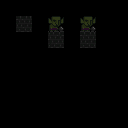

Below is a game level as drawn by its tile map, then a one-line description and the .tmx file that defines it, in full:
An orthogonal 8x8 tile map with 16x16 px tiles, 5 tile layers (regions, input_Walls, input_Walls, output_Walls, ...).

<map version="1.0" tiledversion="1.0.3" orientation="orthogonal" renderorder="right-down" width="8" height="8" tilewidth="16" tileheight="16" nextobjectid="1">
 <properties>
  <property name="NoOverlappingRules" type="bool" value="true" />
 </properties>
 <tileset firstgid="1" source="jam.tsx" />
 <layer name="regions" width="8" height="8">
  <data encoding="csv">
0,0,0,0,0,0,0,0,
0,64,0,64,0,64,0,0,
0,0,0,64,0,64,0,0,
0,0,0,0,0,0,0,0,
0,0,0,0,0,0,0,0,
0,0,0,0,0,0,0,0,
0,0,0,0,0,0,0,0,
0,0,0,0,0,0,0,0
</data>
 </layer>
 <layer name="input_Walls" width="8" height="8">
  <data encoding="csv">
0,0,0,0,0,0,0,0,
0,1,0,0,0,0,0,0,
0,0,0,1,0,2,0,0,
0,0,0,0,0,0,0,0,
0,0,0,0,0,0,0,0,
0,0,0,0,0,0,0,0,
0,0,0,0,0,0,0,0,
0,0,0,0,0,0,0,0
</data>
 </layer>
 <layer name="input_Walls" width="8" height="8">
  <data encoding="csv">
0,0,0,0,0,0,0,0,
0,2,0,0,0,0,0,0,
0,0,0,0,0,0,0,0,
0,0,0,0,0,0,0,0,
0,0,0,0,0,0,0,0,
0,0,0,0,0,0,0,0,
0,0,0,0,0,0,0,0,
0,0,0,0,0,0,0,0
</data>
 </layer>
 <layer name="output_Walls" width="8" height="8">
  <data encoding="csv">
0,0,0,0,0,0,0,0,
0,1,0,33,0,34,0,0,
0,0,0,0,0,0,0,0,
0,0,0,0,0,0,0,0,
0,0,0,0,0,0,0,0,
0,0,0,0,0,0,0,0,
0,0,0,0,0,0,0,0,
0,0,0,0,0,0,0,0
</data>
 </layer>
 <layer name="output2_Walls" width="8" height="8">
  <data encoding="csv">
0,0,0,0,0,0,0,0,
0,2,0,0,0,0,0,0,
0,0,0,0,0,0,0,0,
0,0,0,0,0,0,0,0,
0,0,0,0,0,0,0,0,
0,0,0,0,0,0,0,0,
0,0,0,0,0,0,0,0,
0,0,0,0,0,0,0,0
</data>
 </layer>
</map>
